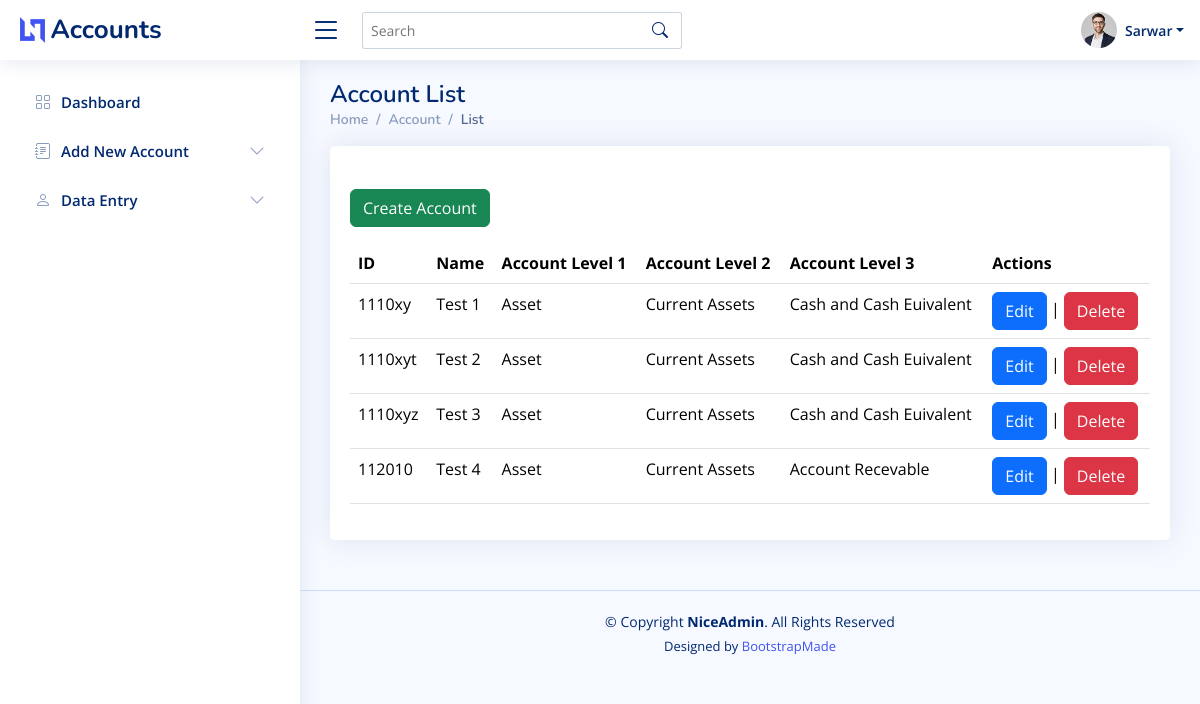
/account/list (signed in), run on the app's committed database.
### apps/users/models.py (models this page shows, shortened)
class CustomUser(AbstractUser):
    company = models.ForeignKey(Company, on_delete=models.CASCADE, blank=True, null=True, related_name='users')
    company_branch = models.ForeignKey(CompanyBranch, on_delete=models.CASCADE, blank=True, null=True,
                                       related_name='users')
    mobile = models.CharField(max_length=20, blank=True, null=True)
    address = models.TextField(blank=True, null=True)
    objects = CustomUserManager()

### apps/accounts/models.py (models this page shows, shortened)
class Account(models.Model):
    accountID = models.CharField(primary_key=True, max_length=10)
    level3ID = models.ForeignKey(AccountLevel3, on_delete=models.CASCADE, null=True, default=None)
    level2ID = models.ForeignKey(AccountLevel2, on_delete=models.CASCADE, null=True, default=None)
    level1ID = models.ForeignKey(AccountLevel1, on_delete=models.CASCADE, null=True, default=None)
    account_code = models.CharField(max_length=3, null=True)
    name = models.CharField(max_length=255)
    company_id = models.ForeignKey(Company, on_delete=models.CASCADE, default=None, related_name='created_accounts')
    company_branch = models.ForeignKey(CompanyBranch, on_delete=models.CASCADE, default=None,
                                       related_name='created_accounts')
    created_by = models.ForeignKey(settings.AUTH_USER_MODEL, on_delete=models.CASCADE, related_name='created_accounts')
    updated_by = models.ForeignKey(settings.AUTH_USER_MODEL, on_delete=models.CASCADE, related_name='updated_accounts')
    created_at = models.DateTimeField(auto_now_add=True)
    updated_at = models.DateTimeField(auto_now=True)

class AccountLevel3(models.Model):
    level3ID = models.IntegerField(primary_key=True)
    level2ID = models.ForeignKey(AccountLevel2, on_delete=models.CASCADE)
    name = models.CharField(max_length=255)

class AccountLevel2(models.Model):
    level2ID = models.IntegerField(primary_key=True)
    level1ID = models.ForeignKey(AccountLevel1, on_delete=models.CASCADE)
    name = models.CharField(max_length=255)

class AccountLevel1(models.Model):
    level1ID = models.IntegerField(primary_key=True)
    name = models.CharField(max_length=255)

### accounting/authentication_decorators.py (the view)
    def wrapped_view(request, *args, **kwargs):
        if not request.user.is_authenticated:
            return redirect('login')  # Replace 'login' with the name of your login URL
        return view_func(request, *args, **kwargs)

### apps/accounts/views.py (called while the page is built)
@authentication_required
def account_list(request):
    user = request.user
    accounts = Account.objects.filter(company_id=user.company, company_branch=user.company_branch)
    context = {
        'first_name': user.first_name,
        'last_name': user.last_name,
        'company': user.company,
        'company_branch': user.company_branch,
        'accounts': accounts,
    }
    return render(request, 'accounts/account_list.html', {'context': context})

### templates/accounts/account_list.html (shortened to what this page needs)
{% extends 'base.html' %}
{% block content %}
    <main id="main" class="main">
        <div class="pagetitle">
            <h1>Account List</h1>
            <nav>
                <ol class="breadcrumb">
                    <li class="breadcrumb-item"><a href="{% url 'dashboard' %}">Home</a></li>
                    <li class="breadcrumb-item">Account</li>
                    <li class="breadcrumb-item active">List</li>
                </ol>
            </nav>
        </div>
        <section class="section">
            <div class="row">
                <div class="col-lg-12">
                    <div class="card">
                        <div class="card-body">
                            <h5 class="card-title"></h5>
                            <div class="text-start mb-3">
                                <a class="btn btn-success" href="{% url 'account-create' %}">Create Account</a>
                            </div>
                            <table class="display table datatable">
                                <thead>
                                <tr>
                                    <th>ID</th>
                                    <th>Name</th>
                                    <th>Account Level 1</th>
                                    <th>Account Level 2</th>
                                    <th>Account Level 3</th>
                                    <th>Actions</th>
                                </tr>
                                </thead>
                                <tbody>
                                {% for account in context.accounts %}
                                    <tr>
                                        <td>{{ account.accountID }}</td>
                                        <td>{{ account.name }}</td>
                                        <td>{{ account.level3ID.level2ID.level1ID.name }}</td>
                                        <td>{{ account.level3ID.level2ID.name }}</td>
                                        <td>{{ account.level3ID.name }}</td>
                                        <td>
                                            <a class="btn btn-primary"
                                               href="{% url 'edit-account' account.accountID %}">Edit</a> |
                                            <a class="btn btn-danger"
                                               href="{% url 'delete-account' account.accountID %}">Delete</a>
                                        </td>
                                    </tr>
                                {% endfor %}
                                </tbody>
                            </table>
                        </div>
                    </div>
                </div>
            </div>
        </section>
    </main>
{% endblock %}

### templates/static/header.html (shortened to what this page needs)
{% load static %}
<header id="header" class="header fixed-top d-flex align-items-center">
    <div class="d-flex align-items-center justify-content-between">
        <a href="index.html" class="logo d-flex align-items-center">
            <img src="{% static 'assets/img/logo.png' %}" alt="">
            <span class="d-none d-lg-block">Accounts</span>
        </a>
        <i class="bi bi-list toggle-sidebar-btn"></i>
    </div>
    <div class="search-bar">
        <form class="search-form d-flex align-items-center" method="POST" action="#">
            <input type="text" name="query" placeholder="Search" title="Enter search keyword">
            <button type="submit" title="Search"><i class="bi bi-search"></i></button>
        </form>
    </div>
    <nav class="header-nav ms-auto">
        <ul class="d-flex align-items-center">
            <li class="nav-item dropdown pe-3">
                <a class="nav-link nav-profile d-flex align-items-center pe-0" href="#" data-bs-toggle="dropdown">
                    <img src="{% static 'assets/img/profile-img.jpg' %}" alt="Profile" class="rounded-circle">
                    <span class="d-none d-md-block dropdown-toggle ps-2">{{ context.first_name }}</span>
                </a>
            </li>
        </ul>
    </nav>
</header>

### static/assets/css/style.css (style rules this page uses)
:root { scroll-behavior: smooth; }
body { font-family: "Open Sans", sans-serif; background: #f6f9ff; color: #444444; }
a { color: #4154f1; text-decoration: none; }
h1, h2, h3, h4, h5, h6 { font-family: "Nunito", sans-serif; }
#main { margin-top: 60px; padding: 20px 30px; transition: all 0.3s; }
.pagetitle { margin-bottom: 10px; }
.pagetitle h1 { font-size: 24px; margin-bottom: 0; font-weight: 600; color: #012970; }
.card { margin-bottom: 30px; border: none; border-radius: 5px; box-shadow: 0px 0 30px rgba(1, 41, 112, 0.1); }
.card-title { padding: 20px 0 15px 0; font-size: 18px; font-weight: 500; color: #012970; font-family: "Poppins", sans-serif; }
.card-body { padding: 0 20px 20px 20px; }
.breadcrumb { font-size: 14px; font-family: "Nunito", sans-serif; color: #899bbd; font-weight: 600; }
.breadcrumb a { color: #899bbd; transition: 0.3s; }
.breadcrumb .breadcrumb-item::before { color: #899bbd; }
.breadcrumb .active { color: #51678f; font-weight: 600; }
.logo { line-height: 1; }
@media (min-width: 1200px) { .logo { width: 280px; } }
.logo img { max-height: 26px; margin-right: 6px; }
.logo span { font-size: 26px; font-weight: 700; color: #012970; font-family: "Nunito", sans-serif; }
.header { transition: all 0.5s; z-index: 997; height: 60px; box-shadow: 0px 2px 20px rgba(1, 41, 112, 0.1); background-color: #fff; padding-left: 20px; }
.header .toggle-sidebar-btn { font-size: 32px; padding-left: 10px; cursor: pointer; color: #012970; }
.header .search-bar { min-width: 360px; padding: 0 20px; }
.header .search-form { width: 100%; }
.header .search-form input { border: 0; font-size: 14px; color: #012970; border: 1px solid rgba(1, 41, 112, 0.2); padding: 7px 38px 7px 8px; border-radius: 3px; transition: 0.3s; width: 100%; }
.header .search-form button { border: 0; padding: 0; margin-left: -30px; background: none; }
.header .search-form button i { color: #012970; }
.header-nav ul { list-style: none; }
.header-nav>ul { margin: 0; padding: 0; }
.header-nav .nav-profile { color: #012970; }
.header-nav .nav-profile img { max-height: 36px; }
.header-nav .nav-profile span { font-size: 14px; font-weight: 600; }
@media (min-width: 1200px) { #main, #footer { margin-left: 300px; } }

### data on the page
CustomUser: first_name "Sarwar"
Account: accountID "1110xy", name "Test 1", level3ID.level2ID.level1ID.name "Asset", level3ID.level2ID.name "Current Assets", level3ID.name "Cash and Cash Euivalent"
Account: accountID "1110xyt", name "Test 2", level3ID.level2ID.level1ID.name "Asset", level3ID.level2ID.name "Current Assets", level3ID.name "Cash and Cash Euivalent"
Account: accountID "1110xyz", name "Test 3", level3ID.level2ID.level1ID.name "Asset", level3ID.level2ID.name "Current Assets", level3ID.name "Cash and Cash Euivalent"
Account: accountID "112010", name "Test 4", level3ID.level2ID.level1ID.name "Asset", level3ID.level2ID.name "Current Assets", level3ID.name "Account Recevable"
